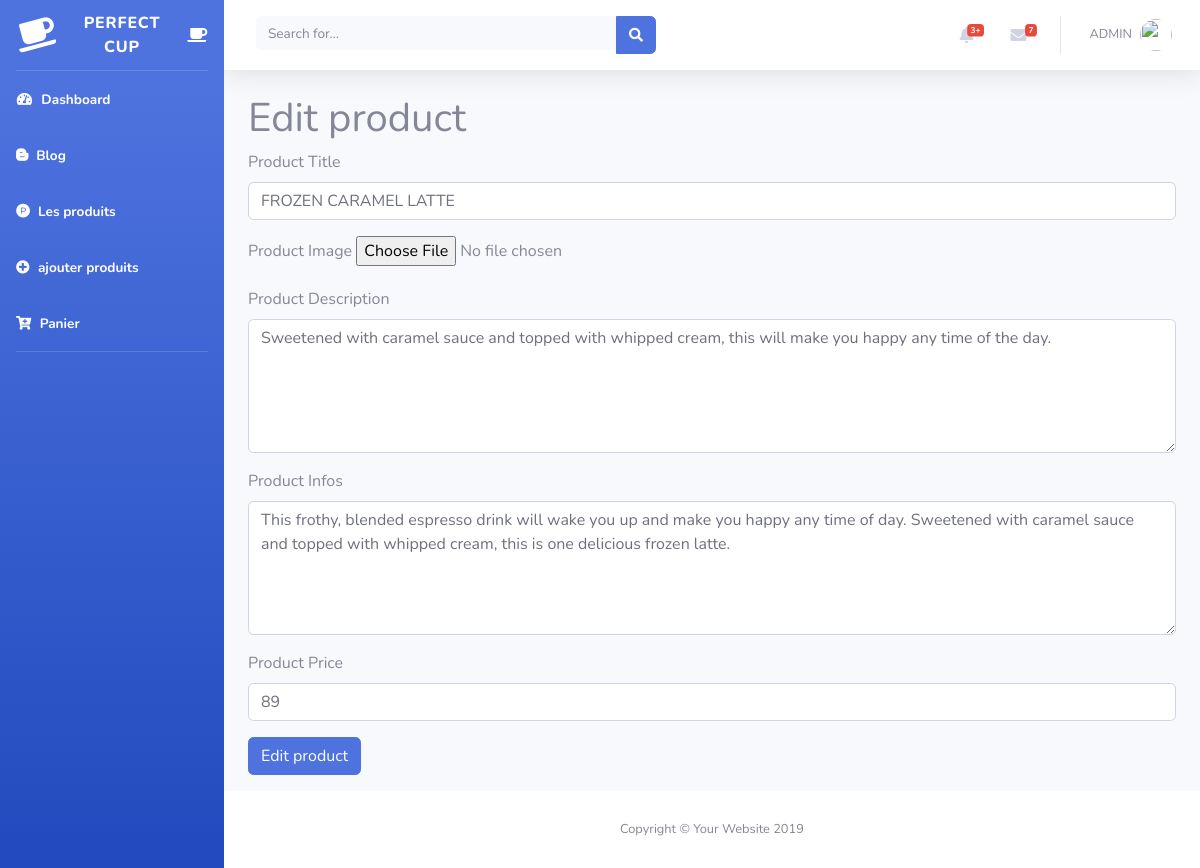
The app's page /admin/edit_product.php?edit=3 with its own data.
### tables this page shows
CREATE TABLE `produits` (
  `product_id` int(3) NOT NULL,
  `product_title` varchar(255) NOT NULL,
  `product_image` text NOT NULL,
  `product_desc` text NOT NULL,
  `product_info` text NOT NULL,
  `product_price` int(3) NOT NULL,
  `product_date` date NOT NULL DEFAULT current_timestamp()
);

### admin/edit_product.php (the view, shortened to what this page needs)
<?php include "header.php" ?>
<?php include "navbar.php" ?>
<?php include "connect.php" ?>
<?php
if (isset($_GET['edit'])) {
    $prduct_id = $_GET['edit'];
}
$edit_query = "SELECT * FROM produits WHERE product_id = $prduct_id ";
$load_product_query = mysqli_query($connection,$edit_query);
while($row = mysqli_fetch_array($load_product_query)){
$p_id = $row['product_id'];
$p_title = $row['product_title'];
$p_desc = $row['product_desc'];
$p_info = $row['product_info'];
$p_price = $row['product_price'];
}
?>
            <div class="container-fluid">
                <div class="row">
                    <div class="col-lg-12">
                        <h1 class="page-header">
                            Edit product
                        </h1>
                    </div>
                </div>
             <form action="edit_product.php?edit=<?php echo $p_id ?>" method="post" enctype="multipart/form-data">
                    <div class="form-group">
                        <label for="title">Product Title</label>
                        <input type="text" value = "<?php echo $p_title ?>" class="form-control" name="product_title">
                    </div>
                    <div class="form-group">
                        <label for="product_image">Product Image</label>
                        <input type="file"  name="image">
                    </div>
                    <div class="form-group">
                        <label for="product_desc">Product Description</label>
                        <textarea class="form-control" name="product_desc" id="" cols="30" rows="5"><?php echo $p_desc ?></textarea>
                    </div>
                    <div class="form-group">
                        <label for="product_info">Product Infos</label>
                        <textarea class="form-control" name="product_info" id="" cols="30" rows="5"><?php echo $p_info ?></textarea>
                    </div>
                    <div class="form-group">
                        <label for="product_price">Product Price</label>
                        <input type="number" value = "<?php echo $p_price ?>" class="form-control" name="product_price">
                    </div>
                    <div class="form-group">
                        <input class="btn btn-primary" type="submit" name="edit_product" value="Edit product">
                    </div>
            </form>
            </div>
            <?php include "footer.php" ?>

### records on screen
produits: product_title "FROZEN CARAMEL LATTE", product_desc "Sweetened with caramel sauce and topped with whipped cream, this will make you happy any time of the day.", product_info "This frothy, blended espresso drink will wake you up and make you happy any time of day. Sweetened with caramel sauce and topped with whipped cream, this is one delicious frozen latte.", product_price "89"
